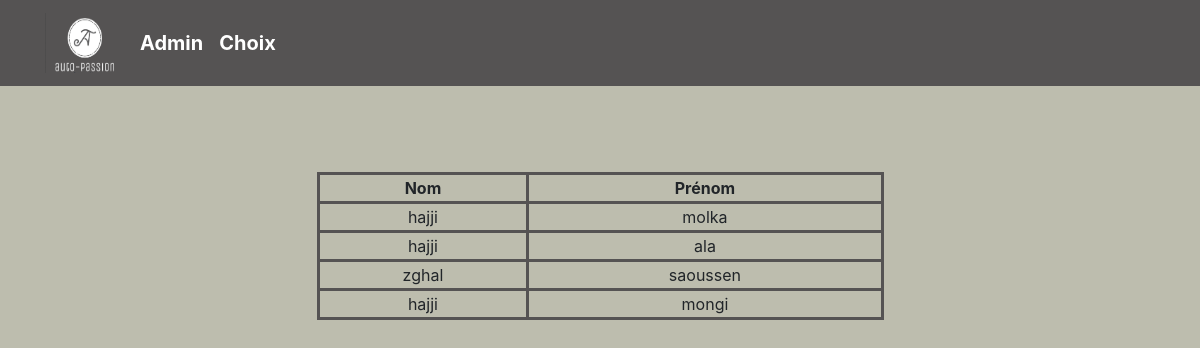
The app's page /admin/listeclients.php with its own data.
### tables this page shows
CREATE TABLE `espace_client` (
  `id` int(11) NOT NULL,
  `nom` varchar(15) NOT NULL,
  `prenom` varchar(15) NOT NULL,
  `civilité` varchar(15) NOT NULL,
  `Email` varchar(20) NOT NULL,
  `Mot_de_passe` varchar(50) NOT NULL,
  `Numero` int(15) NOT NULL,
  `Date_de_naissance` varchar(255) NOT NULL,
  `Date_permis` varchar(255) NOT NULL
);

### admin/listeclients.php (the view, shortened to what this page needs)
<!DOCTYPE html>
<html lang="en">
<head>
  <link rel="stylesheet" href="https://maxcdn.bootstrapcdn.com/bootstrap/4.5.2/css/bootstrap.min.css">
</head>
<body style="background-color:#BDBDAE;">
<header>
  <nav class="navbar navbar-expand-lg navbar-dark fixed-top scrolling-navbar" style="background-color:#555353;">
    <div class="container">     <div class="navbar-brand" >
  <img src="logo2.png" width="79" height="60" alt="" loading="lazy">
</div>
      <a class="navbar-brand" href="admin.php"><strong>Admin</strong></a>
	  <a class="navbar-brand" href="choix.php"><strong>Choix</strong></a>
    </div>
  </nav><br/><br/><br/>
  <div class="container" style="padding-top:100px; align:center;width:70%; ">
  <?php
   try
     {
          $db = new PDO('mysql:host=localhost;dbname=Voiture;charset=utf8','root','');
     }
    catch (Exception $e)
    {
        die('Erreur : ' . $e->getMessage());
    }
	$tab=$db->query('SELECT * FROM espace_client');
	echo"<table style=\"width:70%;border: 3px solid #555353;\" border=\"3\" align=\"center\">";
	echo"<tr><td style=\"border: 3px solid #555353;\" align=\"center\"><strong>Nom</strong></td>
       <td style=\"border: 3px solid #555353;\" align=\"center\"><strong>Prénom</strong></td>";
	     while($table=$tab->fetch()){
		 echo"<tr><td style=\"border: 3px solid #555353;\" align=\"center\">".$table["nom"]."</td><td  align=\"center\" style=\"border: 3px solid #555353;\">".$table["prenom"]."</td>";}
?>
</div>
</body>
</html>

### records on screen
espace_client: nom "hajji", prenom "molka"
espace_client: nom "hajji", prenom "ala"
espace_client: nom "zghal", prenom "saoussen"
espace_client: nom "hajji", prenom "mongi"
